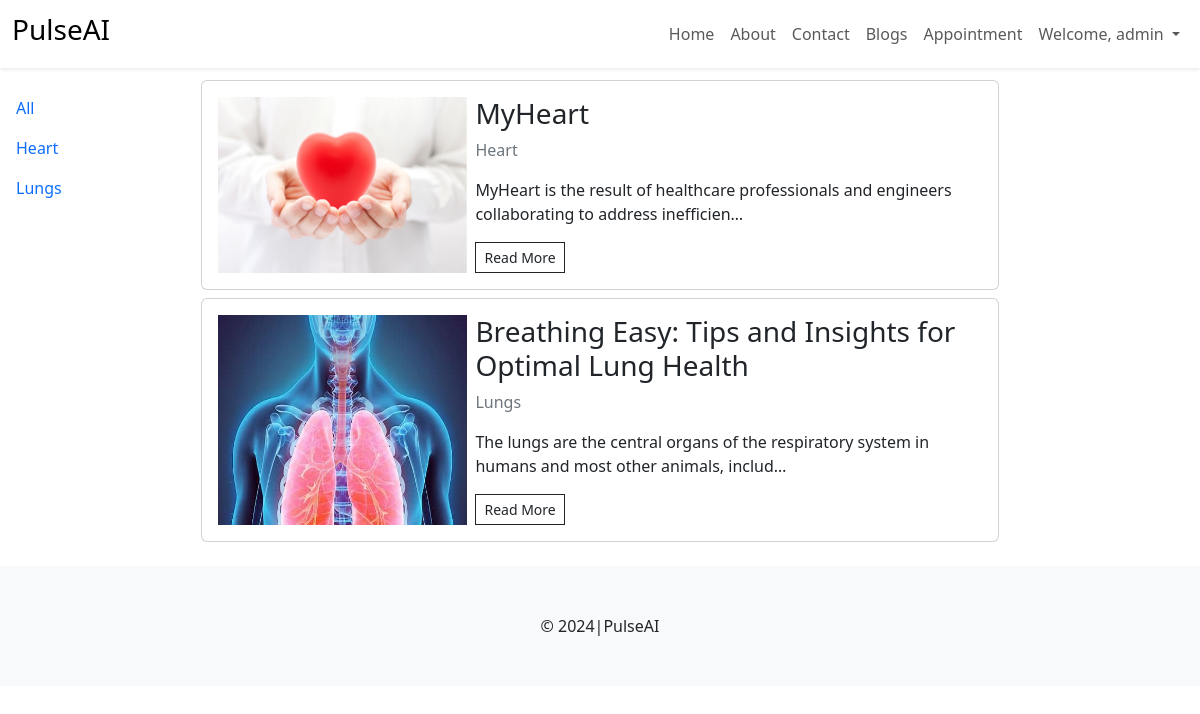
Page /blog/ (signed in) on the committed database.
### blog/models.py (models this page shows, shortened)
class BlogCategory(models.Model):
      category = models.CharField(max_length=255)
      class Meta:
            verbose_name_plural = "Blog Categories"
      def __str__(self):
            return self.category

class Blog(models.Model):
      category = models.ForeignKey(BlogCategory, on_delete=models.DO_NOTHING)
      title = models.CharField(max_length=500)
      content = models.TextField()
      primary_photo = models.ImageField(upload_to="blog_images")
      yt_video_id = models.CharField(max_length=255, blank=True)
      publish = models.BooleanField(default=True)
      created_at = models.DateTimeField(auto_now_add=True)
      update_at = models.DateTimeField(auto_now=True)

### blog/views.py (the view)
# urls.py: path("blog/", views.all_blogs, name="blogs"),
def all_blogs(request, cid=0):
      blogs = Blog.objects.all()
      blogs = Blog.objects.filter(publish=True).order_by('-update_at')
      if cid == 0:
            blogs = Blog.objects.filter(publish=True).order_by('-update_at')
      else:
            blogs = Blog.objects.filter(publish=True, category=cid).order_by('-update_at')
      categories = BlogCategory.objects.all().order_by('category')
      context = {
            'blogs': blogs,
            'categories' : categories
      }
      return render(request, 'blog/blog.html', context)

### templates/blog/blog.html (shortened to what this page needs)
{% extends "layout.html" %}
{% load static %}
{% block content %}
      <div class="row g-2">
            <div class="col-md-2">
                  <div class="sidebar-wrapper d-flex justify-content-between">
                  <div class="sidebar-menu p-3 d-none d-md-block" id="sidebar-menu">
                        <ul class="list-unstyled">
                              <li class="py-2">
                              <a href="{% url 'blogs' %}" class="text-decoration-none">All</a>
                              </li>
                        {% for c in categories %}
                        <li class="py-2">
                              <a href="{% url 'blog_cat' c.id %}"class="text-decoration-none">{{c}}</a>
                        </li>
                        {% endfor %}
                        </ul>
                  </div>
            </div>
            </div>
            <div class="col-md-8">
            {% for blog in blogs %}
                  <div class="card my-2">
                        <div class="card-body">
                              <div class="row g-2">
                              <div class="col-md-4">
                                    <img src="{{blog.primary_photo.url}}" class="img-fluid h-100">
                              </div>
                              <div class="col-md-8">
                                    <h3>{{blog.title}}</h3>
                                    <p class="text-secondary">{{blog.category}}</p>
                                    <p>{{blog.content|safe|truncatechars_html:"100"}}</p>
                                    <a href="{% url 'blog' blog.id %}" class="btn btn-sm btn-outline-dark rounded-0">Read More</a>
                              </div>
                        </div>
                  </div>
            </div>
            {% endfor %}
      </div>
</div>
{% endblock %}

### templates/layout.html (shortened to what this page needs)
{% load static %}
<!DOCTYPE html>
<html lang="en">
  <head>
    <link rel="stylesheet" href="https://cdnjs.cloudflare.com/ajax/libs/font-awesome/6.5.2/css/all.min.css" />
    <link rel="stylesheet" href="{% static 'css/bootstrap.min.css' %}" />
    <link rel="stylesheet" href="{% static 'css/style.css' %}" />
  </head>
  <body>
    <nav class="navbar navbar-expand-lg mb-1 shadow-sm">
      <div class="container-fluid">
        <a class="navbar-brand" href="{% url 'home' %}">
          <h3>PulseAI</h3>
        </a>
        <div class="collapse navbar-collapse" id="navbarSupportedContent">
          <ul class="navbar-nav ms-auto">
            <li class="nav-item">
              <a class="nav-link" href="{% url 'home' %}">Home</a>
            </li>
            <li class="nav-item">
              <a class="nav-link" href="{% url 'about' %}">About</a>
            </li>
            <li class="nav-item">
              <a class="nav-link" href="{% url 'contact' %}">Contact</a>
            </li>
            <li class="nav-item">
                <a class="nav-link" href="{% url 'blogs' %}">Blogs</a>
            </li>
            {% if user.is_authenticated %}
              <li class="nav-item">
                <a class="nav-link" href="{% url 'appointment' %}">Appointment</a>
              </li>
              <li class="nav-item dropdown">
                <a class="nav-link dropdown-toggle" href="#" role="button" data-bs-toggle="dropdown" aria-expanded="false">
                  Welcome, {{user.username}}
                </a>
              </li>
              {% endif %}
          </ul>
        </div>
      </div>
    </nav>
    {% block content %} {% endblock %}
    <footer class="bg-light py-5 text-center mt-3">&copy; 2024|PulseAI</footer>
  </body>
</html>

### rows in the picture
BlogCategory: category "Heart"
BlogCategory: category "Lungs"
Blog: primary_photo (picture), title "MyHeart", category "Heart", content "MyHeart is the result of healthcare professionals and engineers collaborating to address inefficien…"
Blog: primary_photo (picture), title "Breathing Easy: Tips and Insights for Optimal Lung Health", category "Lungs", content "The lungs are the central organs of the respiratory system in humans and most other animals, includ…"

### other values in the picture
{{ user.username }} "admin"
